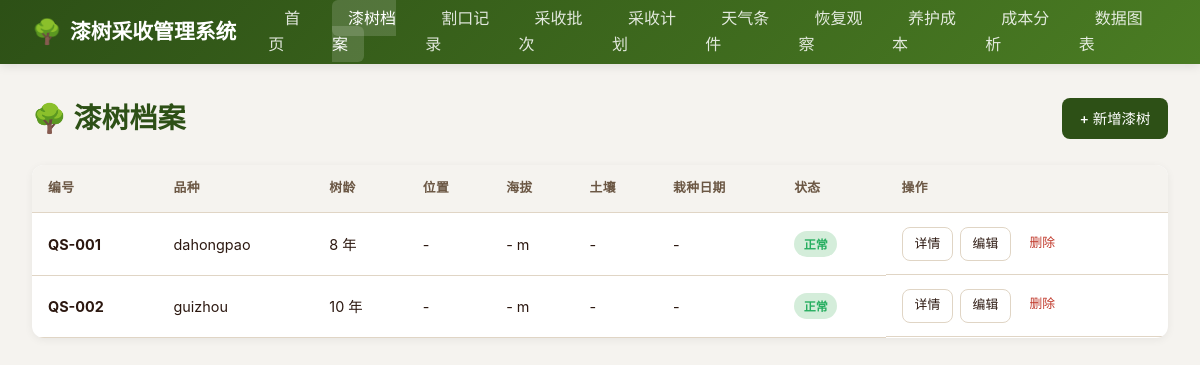
Screenshot of /trees with the database file from the repository.
### models.py (models this page shows)
class LacquerTree(Base):
    __tablename__ = "lacquer_trees"
    id = Column(Integer, primary_key=True, index=True)
    tree_code = Column(String(50), unique=True, nullable=False, index=True)
    species = Column(String(100))
    age = Column(Integer)
    location = Column(String(200))
    altitude = Column(Float)
    soil_type = Column(String(100))
    planting_date = Column(Date)
    status = Column(String(20), default="正常")
    remarks = Column(Text)
    created_at = Column(DateTime(timezone=True), server_default=func.now())
    incisions = relationship("Incision", back_populates="tree", cascade="all, delete-orphan")
    observations = relationship("RecoveryObservation", back_populates="tree", cascade="all, delete-orphan")

### main.py (the view)
@app.get("/trees", response_class=HTMLResponse)
async def list_trees(request: Request, db: Session = Depends(get_db)):
    trees = db.query(models.LacquerTree).order_by(models.LacquerTree.tree_code).all()
    return templates.TemplateResponse("trees/list.html", {"request": request, "trees": trees})

### templates/trees/list.html (shortened to what this page needs)
{% extends "base.html" %}
{% block content %}
<div class="page-header">
  <h1 class="page-title">🌳 漆树档案</h1>
  <a href="/trees/new" class="btn btn-primary">+ 新增漆树</a>
</div>
<div class="card">
  <div class="card-body" style="padding: 0;">
    {% if trees %}
    <table>
      <thead>
        <tr>
          <th>编号</th>
          <th>品种</th>
          <th>树龄</th>
          <th>位置</th>
          <th>海拔</th>
          <th>土壤</th>
          <th>栽种日期</th>
          <th>状态</th>
          <th>操作</th>
        </tr>
      </thead>
      <tbody>
        {% for tree in trees %}
        <tr>
          <td><strong>{{ tree.tree_code }}</strong></td>
          <td>{{ tree.species or '-' }}</td>
          <td>{{ tree.age or '-' }} 年</td>
          <td>{{ tree.location or '-' }}</td>
          <td>{{ tree.altitude or '-' }} m</td>
          <td>{{ tree.soil_type or '-' }}</td>
          <td>{{ tree.planting_date.strftime('%Y-%m-%d') if tree.planting_date else '-' }}</td>
          <td>
            {% if tree.status == '正常' %}
              <span class="badge badge-success">正常</span>
            {% elif tree.status == '待观察' %}
              <span class="badge badge-warning">待观察</span>
            {% elif tree.status == '异常' %}
              <span class="badge badge-danger">异常</span>
            {% else %}
              <span class="badge badge-secondary">{{ tree.status }}</span>
            {% endif %}
          </td>
          <td class="action-col">
            <a href="/trees/{{ tree.id }}" class="btn btn-outline btn-sm">详情</a>
            <a href="/trees/{{ tree.id }}/edit" class="btn btn-outline btn-sm">编辑</a>
            <form method="POST" action="/trees/{{ tree.id }}/delete" class="inline-form" onsubmit="return confirm('确定要删除该漆树档案吗？相关的割口和采收记录将一并删除。');">
              <button type="submit" class="delete-btn">删除</button>
            </form>
          </td>
        </tr>
        {% endfor %}
      </tbody>
    </table>
    {% else %}
    <div class="empty-state">
      <div class="icon">🌳</div>
      <div>暂无漆树档案</div>
      <div style="margin-top: 0.5rem; font-size: 0.85rem;">点击右上角"新增漆树"开始建档</div>
    </div>
    {% endif %}
  </div>
</div>
{% endblock %}

### static/css/style.css (style rules this page uses)
:root { --primary: #2d5016; --primary-light: #4a7c23; --secondary: #8b4513; --accent: #d4a574; --bg: #f5f3ef; --card: #ffffff; --text: #2c1810; --text-light: #6b5744; --border: #e0d5c5; --danger: #c0392b; --warning: #e67e22; --success: #27ae60; --info: #2980b9; }
* { margin: 0; padding: 0; box-sizing: border-box; }
body { font-family: -apple-system, BlinkMacSystemFont, "Segoe UI", "PingFang SC", "Microsoft YaHei", sans-serif; background: var(--bg); color: var(--text); line-height: 1.6; }
.page-header { display: flex; justify-content: space-between; align-items: center; margin-bottom: 1.5rem; flex-wrap: wrap; gap: 1rem; }
.page-title { font-size: 1.75rem; font-weight: 700; color: var(--primary); }
.card { background: var(--card); border-radius: 12px; box-shadow: 0 2px 8px rgba(0,0,0,0.06); margin-bottom: 1.5rem; overflow: hidden; }
.card-body { padding: 1.5rem; }
.btn { display: inline-flex; align-items: center; gap: 0.4rem; padding: 0.55rem 1.1rem; border: none; border-radius: 8px; font-size: 0.9rem; font-weight: 500; cursor: pointer; text-decoration: none; transition: all 0.2s; white-space: nowrap; }
.btn-primary { background: var(--primary); color: #fff; }
.btn-outline { background: transparent; border: 1px solid var(--border); color: var(--text); }
.btn-sm { padding: 0.35rem 0.75rem; font-size: 0.8rem; }
table { width: 100%; border-collapse: collapse; font-size: 0.9rem; }
th, td { padding: 0.85rem 1rem; text-align: left; border-bottom: 1px solid var(--border); }
th { background: var(--bg); font-weight: 600; color: var(--text-light); font-size: 0.8rem; text-transform: uppercase; letter-spacing: 0.03em; }
.badge { display: inline-block; padding: 0.2rem 0.6rem; border-radius: 999px; font-size: 0.75rem; font-weight: 600; }
.badge-success { background: #d4edda; color: var(--success); }
.action-col { display: flex; gap: 0.4rem; flex-wrap: wrap; }
.inline-form { display: inline; }
.delete-btn { background: none; border: none; color: var(--danger); cursor: pointer; font: inherit; padding: 0.35rem 0.75rem; border-radius: 8px; font-size: 0.8rem; font-weight: 500; display: inline-flex; align-items: center; gap: 0.4rem; }

### rows the page displays
LacquerTree: tree_code "QS-001", species "dahongpao", age "8", location "-", altitude "-", soil_type "-", planting_date "-", status "正常"
LacquerTree: tree_code "QS-002", species "guizhou", age "10", location "-", altitude "-", soil_type "-", planting_date "-", status "正常"
